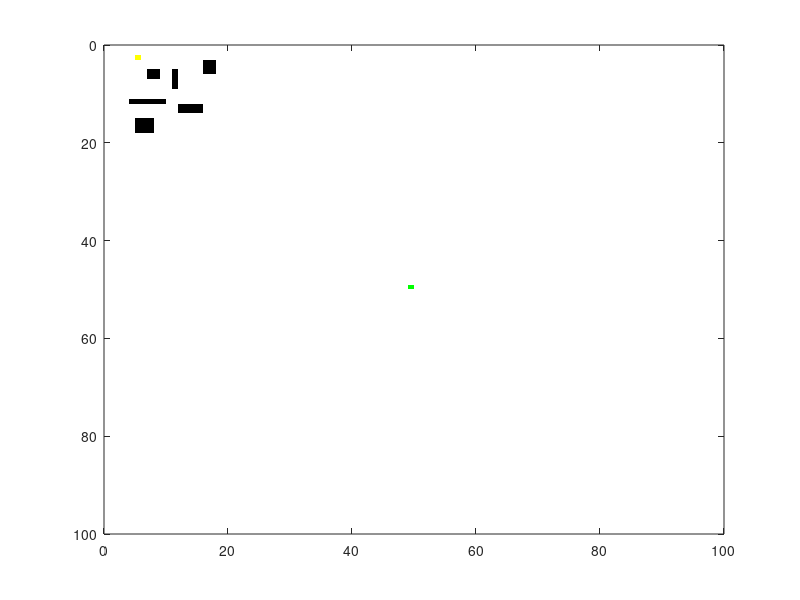

Here is the MATLAB script that generated this plot: (Note: this script raises an error after producing the figure.)
%%
%   Author: Yash Bansod
%
% GitHub: <https://github.com/YashBansod>

%% Clear the environment and the command line
clear;
close all;
clc;

%% Initialize the maps, color maps, start points and destination points
map_size = [100, 100];
input_map = false(map_size);              % Create an Input Map

input_map (6:7, 8:9) = 1;           % Add an obstacle
input_map (6:9, 12) = 1;            % Add another obstacle
input_map (12, 5:10) = 1;           % Add another obstacle
input_map (13:14, 13:16) = 1;       % Add another obstacle
input_map (16:18, 6:8) = 1;         % Add another obstacle
input_map (4:6, 17:18) = 1;         % Add another obstacle

start_coords = [50, 50];              % Save the location of start coordinate
dest_coords = [3, 6];             % Save location of destination coordinate

drawMapEveryTime = true;            % To see how nodes expand on the grid

cmap = [1   1   1;                  % Create a color map
    0   0   0;
    1   0   0;
    0   0   1;
    0   1   0;
    1   1   0;
    0.5 0.5 0.5];

colormap(cmap);                     % Sets the colormap for the current figure
[nrows, ncols] = size(input_map);   % Save the size of the input_map

map = zeros(nrows,ncols);           % Create map to save the states of each grid cell
map(~input_map) = 1;                % Mark free cells on map
map(input_map) = 2;                 % Mark obstacle cells on map

start_node = sub2ind(size(map), start_coords(1), start_coords(2));      % Generate linear indices of start node
dest_node = sub2ind(size(map), dest_coords(1), dest_coords(2));         % Generate linear indices of dest node

map(start_node) = 5;                % Mark start node on map
map(dest_node) = 6;                 % Mark destination node on map

distanceFromStart = Inf(nrows,ncols);   % Initialize distance from start array to inifinity
distanceFromEnd = Inf(nrows,ncols);     % Initialize distance from end array to inifinity

parent = zeros(nrows, ncols);           % Create a map for holding parent's index for each grid cell

distanceFromStart(start_node) = 0;  % distance of start node from start is zero
distanceFromEnd(dest_node) = 0;     % distance of end node from end is zero

% Update the values of all grid pixels for distance from end
[X, Y] = meshgrid(1:ncols, 1:nrows);
xd = dest_coords(1);
yd = dest_coords(2);
distanceFromEnd = abs(X - yd) + abs(Y - xd);    % Manhattan Distance

image([0.5, map_size(1)-0.5], [0.5, map_size(2)-0.5], map);
ax = gca;
ax.YTick = 0:1:map_size(1);
ax.XTick = 0:1:map_size(2);
grid on;                        % Display grid lines
% drawnow limitrate nocallbacks;  % Update figure
drawnow;

%% Process the map to update the parent information and distance from start
while true                              % Create an infinite loop
    map(start_node) = 5;                % Mark start node on map
    map(dest_node) = 6;                 % Mark destination node on map
    
    if (drawMapEveryTime)
        image([0.5, map_size(1)-0.5], [0.5, map_size(2)-0.5], map);
        ax = gca;
        ax.YTick = 0:1:map_size(1);
        ax.XTick = 0:1:map_size(2);
        grid on;                        % Display grid lines
        % drawnow limitrate nocallbacks;  % Update figure
        drawnow;
    end
    
    % Find the node with the minimum heuristic distance
    heuristicDist = distanceFromStart + distanceFromEnd;
    [min_dist, current] = min(heuristicDist(:));
    
    % Compute row, column coordinates of current node from linear index
    [i, j] = ind2sub(size(heuristicDist), current);
    
    % Create an exit condition for the infinite loop to end
    if ((current == dest_node) || isinf(min_dist)) 
        break
    end
    
    % Update distance value of element right of current element
    if (i+1 <= nrows && distanceFromStart(i+1, j) > distanceFromStart(i,j) + 1)
        if (parent(i+1, j) == 0 && input_map(i+1,j)~=1 && parent(current)~= sub2ind(size(map), i+1, j))
            distanceFromStart(i+1, j) = distanceFromStart(i,j) + 1;
            map(sub2ind(size(map), i+1, j)) = 4;    % Mark the neighbour of current as processing
            parent(i+1, j)= current;
        end
    end
    
    % Update distance value of element left of current element
    if (i-1 >= 1 && distanceFromStart(i-1, j) > distanceFromStart(i,j) + 1)
        if (parent(i-1, j) == 0 && input_map(i-1,j)~=1 && parent(current)~= sub2ind(size(map), i-1, j))
            distanceFromStart(i-1, j) = distanceFromStart(i,j) + 1;
            map(sub2ind(size(map), i-1, j)) = 4;    % Mark the neighbour of current as processing
            parent(i-1, j)= current;
        end
    end
    
    % Update distance value of element top of current element
    if (j-1 >= 1 && distanceFromStart(i, j-1) > distanceFromStart(i,j) + 1)
        if (parent(i, j-1) == 0 && input_map(i,j-1)~=1 && parent(current)~= sub2ind(size(map), i, j-1))
            distanceFromStart(i, j-1) = distanceFromStart(i,j) + 1;
            map(sub2ind(size(map), i, j-1)) = 4;    % Mark the neighbour of current as processing
            parent(i, j-1)= current;
        end
    end
    
    % Update distance value of element bottom of current element
    if (j+1 <= ncols && distanceFromStart(i, j+1) > distanceFromStart(i,j) + 1)
        if (parent(i, j+1) == 0 && input_map(i,j+1)~=1 && parent(current)~= sub2ind(size(map), i, j+1))
            distanceFromStart(i, j+1) = distanceFromStart(i,j) + 1;
            map(sub2ind(size(map), i, j+1)) = 4;    % Mark the neighbour of current as processing
            parent(i, j+1)= current;
        end
    end
    
    distanceFromStart(current) = -log(0);   % change the distance of current from start as infinity
    map(current) = 3;                       % mark the current point as processed
end

%% Construct route from start to dest by following the parent links
if (isinf(distanceFromStart(dest_node))) 
    route = [];    % if distance to destination node is infinity
else
    route = [dest_node];                               % else backtrace the route from destination node
    while (parent(route(1)) ~= 0)                       % check front of route for start node
        route = [parent(route(1)), route];              % add parent of current node to front of route
    end
    
    for k = 2:length(route) - 1         % To visualize the map and the path
        map(route(k)) = 7;
        pause(0.001);                   % Pause the code for a while
        image([0.5, map_size(1)-0.5], [0.5, map_size(2)-0.5], map);
        ax = gca;
        ax.YTick = 0:1:map_size(1);
        ax.XTick = 0:1:map_size(2);
        grid on;                        % Display grid lines
        % drawnow limitrate nocallbacks;  % Update figure
        drawnow;
    end
end

% Add legends to the colormapped image
hold on;
for K = 1:7 
    hidden_h(K) = surf(zeros(2, 2), 'edgecolor', 'none', ...
        'facecolor', cmap(K, :)); 
end
hold off

uistack(hidden_h, 'bottom');
legend(hidden_h, {'free space', 'obstacles', 'closed nodes', ...
    'open nodes', 'start node', 'goal node', 'shortest path'} )